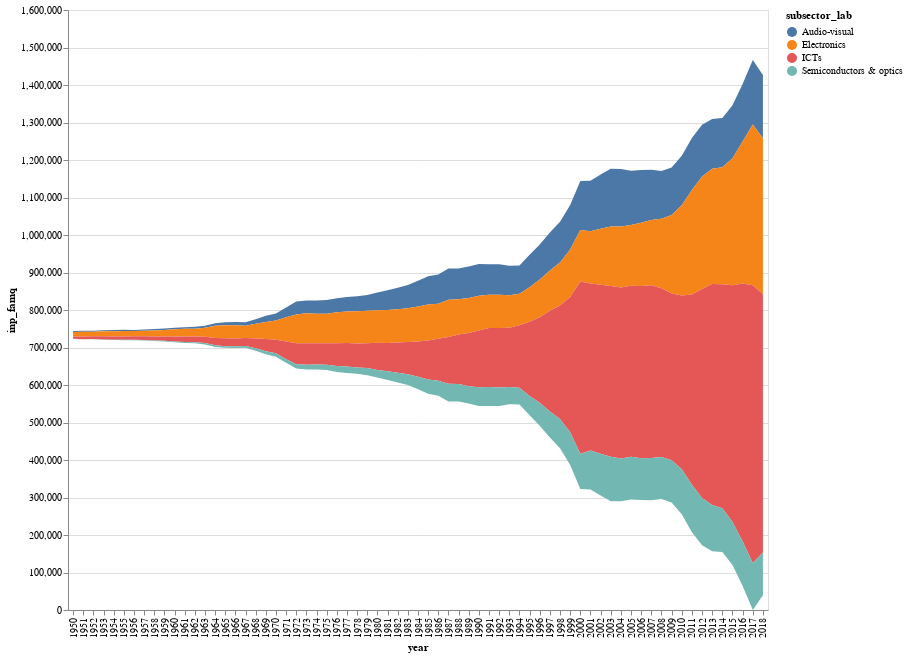

This figure's notebook cell:
### Code cell
from altair_saver import save

import altair as alt

# preprocessing 
lower_limit = 1950
upper_limit = 2018 

df_tec_yearQ=df_tec_year[df_tec_year.sector_lab=="Electrical engineering"].groupby(by=['year','subsector_lab'])['inp_famq'].sum().reset_index()
df_tec_yearQ=df_tec_yearQ[(df_tec_yearQ.year<=upper_limit)&(df_tec_yearQ.year>=lower_limit)]


brush = alt.selection_multi(fields=['subsector_lab'], bind='legend')

mychart = alt.Chart(df_tec_yearQ).mark_area().encode(
        alt.X('year:O'),
        alt.Y('inp_famq:Q', stack='center'), 
        color=alt.condition(brush, 'subsector_lab:N', alt.value('lightgray'),                   
                  legend=alt.Legend(columns=1, symbolLimit=0))
        ).properties(
        width=700,
        height=600
    ).interactive(
    ).add_selection(
         brush
    )


file_dir= f'{mywiprdir}/'
file_name = 'Chart5_pat_subsector_streamgraph_EE_since '+str(lower_limit)
mychart.save(file_dir+file_name+'.html')

mychart

### Figure 1 — Vega-Lite specification as saved in the notebook (floating-point values rounded to 4 significant figures; data arrays with more than 128 entries replaced by an {"elided": "..."} marker saying what was removed)
{"config": {"view": {"continuousWidth": 400, "continuousHeight": 300}}, "data": {"name": "data-6f563ba7a1b3282adf59d8b22393b96a"}, "mark": "area", "encoding": {"color": {"condition": {"type": "nominal", "field": "subsector_lab", "legend": {"columns": 1, "symbolLimit": 0}, "selection": "selector015"}, "value": "lightgray"}, "x": {"type": "ordinal", "field": "year"}, "y": {"type": "quantitative", "field": "inp_famq", "stack": "center"}}, "height": 600, "selection": {"selector016": {"type": "interval", "bind": "scales", "encodings": ["x", "y"]}, "selector015": {"type": "multi", "fields": ["subsector_lab"], "bind": "legend"}}, "width": 700, "$schema": "https://vega.github.io/schema/vega-lite/v4.8.1.json", "datasets": {"data-6f563ba7a1b3282adf59d8b22393b96a": {"elided": "276 records"}}}
